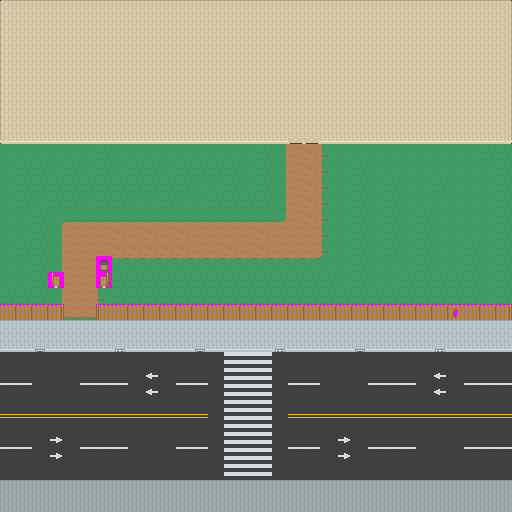

This game map was drawn from its Tiled (.tmx) file and the tilesets committed beside it. A one-line description and the trimmed map source follow:
An orthogonal 32x32 tile map with 16x16 px tiles, 4 tile layers (road, garden, base, lamps).

<map version="1.0" tiledversion="1.0.2" orientation="orthogonal" renderorder="right-down" width="32" height="32" tilewidth="16" tileheight="16" nextobjectid="5">
 <tileset firstgid="1" name="city" tilewidth="16" tileheight="16" spacing="1" tilecount="1036" columns="37">
  <image source="../tiledmap/city.png" trans="ff00ff" width="628" height="475" />
 </tileset>
 <layer name="road" width="32" height="32">
  <data>[1024 cells, 256 non-empty, 8 distinct tile ids]</data>
 </layer>
 <layer name="garden" width="32" height="32">
  <data>[1024 cells, 356 non-empty, 12 distinct tile ids]</data>
 </layer>
 <layer name="base" width="32" height="32">
  <data>[1024 cells, 416 non-empty, 16 distinct tile ids]</data>
 </layer>
 <layer name="lamps" width="32" height="32">
  <data>[1024 cells, 33 non-empty, 7 distinct tile ids]</data>
 </layer>
</map>